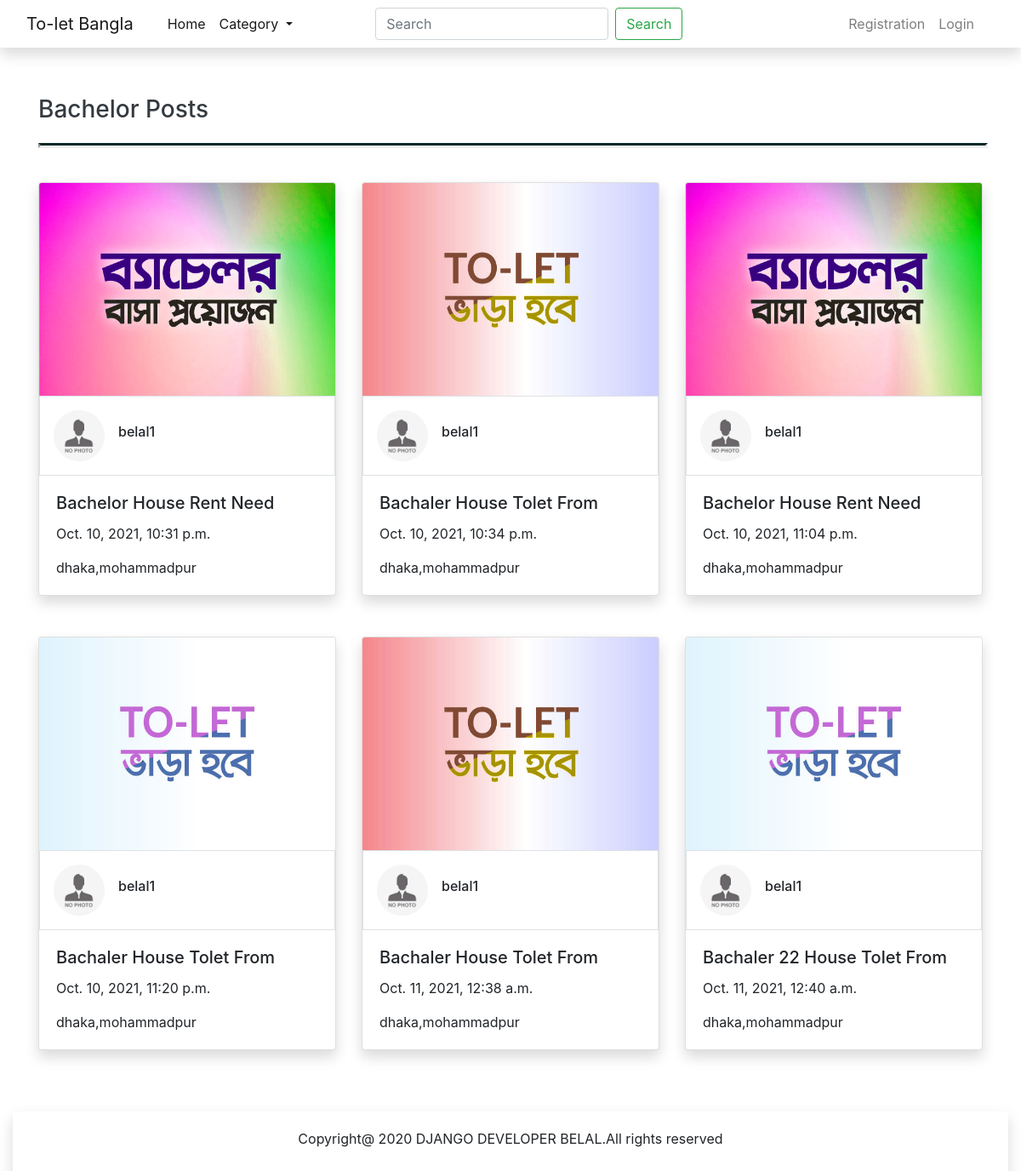
/toletCategory/Bachelor/, run on the app's committed database.
### biggaponbdapp/models.py (models this page shows, shortened)
class Category(models.Model):
    category_name =models.CharField(max_length=15)

class Userpost(models.Model):
    author =models.ForeignKey(User, on_delete=models.CASCADE)
    img = models.ImageField(blank=True, upload_to='picture', default='tolet.png')
    title = models.CharField(max_length=50)
    location = models.CharField(max_length=30)
    mobile_number = models.CharField(max_length=14)
    details = models.TextField()
    posted_date = models.DateTimeField(default=timezone.now)
    category =models.ForeignKey(Category, on_delete=models.CASCADE)
    tolet_category =models.ForeignKey(ToLetCategory, on_delete=models.CASCADE)

class Profile(models.Model):
    user =models.OneToOneField(User, on_delete=models.CASCADE)
    profileImg =models.ImageField( upload_to='profile_picture' ,default='no_img.jpg')

### biggaponbdapp/views.py (the view)
# urls.py: path('toletCategory/<name>/',views.toletCategory, name='toletCategory'),
def toletCategory (request, name):
    category =Category.objects.all()
    cat=get_object_or_404(Category,category_name=name)
    userposts =Userpost.objects.filter(category=cat.id)
    return render(request,'category.html',{'userposts':userposts, 'cat':cat, 'category':category,})

### biggaponbdapp/template/category.html
{% extends 'base.html' %}
{% load static %}
{% load imagefit%}
{% block contain %}
<section>
    <div class="container py-5" style="margin-top: 2%;">
      <h3 class="text-dark my-3" style=" height: 40px;">{{cat.category_name}} Posts</h3><hr style="  border-style:inset ;
      border-width: 3px; width: 100%; background-color: rgb(12, 46, 46);">
      <div class="row">
          {% for userpost in userposts %}
            <div class="col-12 col-md-6 col-lg-4">
              <div class="card my-4 shadow">
              <a href="{% url 'post-detail' userpost.id %}"> <img class="card-img-top"  style="width:100%; height: 250px; margin: auto; display: block;"  src="{{ userpost.img|media_resize:'600x600'}}" alt="No Image" > </a>
                <div class="media border p-3">
                  <img src="{{userpost.author.profile.profileImg.url}}" class="mr-3  rounded-circle" style="width:60px;height: 60px;">
                  <div class="media-body">
                    <h6 class="pt-3" style="text-align: left;">{{userpost.author}}</h6>
                  </div>
                </div>
                <div class="card-body">
                    <h5 class="card-title">{{userpost.title}}</h5>
                    <p class="card-text">{{userpost.posted_date}}</p>
                    <p class="card-text">{{userpost.location}}</p>
                  </div>
              </div>
            </div>
            {% endfor %}
        </div>
    </section>
{% endblock %}

### biggaponbdapp/template/base.html (shortened to what this page needs)
{% load static %}
<!DOCTYPE html>
<html lang="en">
<head>
    <link rel="stylesheet" href="https://stackpath.bootstrapcdn.com/bootstrap/4.3.1/css/bootstrap.min.css">
  </head>
<body>
<div class="container-fluid">
    <nav class="navbar fixed-top navbar-expand-lg navbar-light shadow" style=" background-color:white; ">
        <div class="container-fluid">
          <a class="navbar-brand" href="{% url 'home' %}">To-let Bangla</a>
          <div class="collapse navbar-collapse px-3" id="navbarSupportedContent" style=" background-color:white; " >
              <ul class="navbar-nav mb-2 mb-lg-0">
                 <li class="nav-item">
                   <a class="nav-link active" aria-current="page" href="{% url 'home' %}">Home</a>
                 </li>
                 <li class="nav-item dropdown">
                     <a class="nav-link active dropdown-toggle" href="#" id="navbarDropdown" role="button" data-bs-toggle="dropdown" aria-expanded="false">
                       Category
                     </a>
                   </li>
               </ul>
            <form class="d-flex mx-auto" action="{% url 'searchposts' %}" method="GET" value="{{request.GET.q}}" >
                <input class="form-control me-2" type="text" name="q" value="{{request.GET.q}}" aria-label="Search" placeholder="Search">
                <button class="btn btn-outline-success mx-2"  name="submit" value="Search">Search</button>
              </form>
            <ul class="navbar-nav mb-2 mb-lg-0 ml-auto">
               {% if user.is_authenticated %}
                    <li class="nav-item">
                        <a class="nav-link active" aria-current="page" href="{% url 'post-create' %}">Create Post</a>
                      </li>
                      <li class="nav-item">
                          <a class="nav-link active" href="{% url 'profile' %}">Profile</a>
                      </li>
                      <li class="nav-item">
                        <a class="nav-link active" aria-current="page" href="{% url 'logout' %}">Logout</a>
                      </li>
                {% else %}
                <li class="nav-item">
                  <a class="nav-link" href="{% url 'register' %}">Registration</a>
                </li>
                <li class="nav-item">
                    <a class="nav-link" href="{% url 'login' %}">Login</a>
                  </li>
              {% endif %}
            </ul>
          </div>
        </div>
      </nav>
</div>
{% block contain %}
{% endblock %}
    <div class="container-fluid">
        <div class="card-body shadow text-center"style="width:100%">
          <div class="row">
            <div class="col-12 ">
              <p>Copyright@ 2020 DJANGO DEVELOPER BELAL.All rights reserved</p>
            </div>
          </div>
        </div>
      </div>
</body>
</html>

### data on the page
Category: category_name "Bachelor"
Userpost: img|media_resize (picture), author.profile.profileImg (placeholder picture), author "belal1", title "Bachelor House Rent Need", posted_date "Oct. 10, 2021, 10:31 p.m.", location "dhaka,mohammadpur"
Userpost: img|media_resize (picture), author.profile.profileImg (placeholder picture), author "belal1", title "Bachaler House Tolet From", posted_date "Oct. 10, 2021, 10:34 p.m.", location "dhaka,mohammadpur"
Userpost: img|media_resize (picture), author.profile.profileImg (placeholder picture), author "belal1", title "Bachelor House Rent Need", posted_date "Oct. 10, 2021, 11:04 p.m.", location "dhaka,mohammadpur"
Userpost: img|media_resize (picture), author.profile.profileImg (placeholder picture), author "belal1", title "Bachaler House Tolet From", posted_date "Oct. 10, 2021, 11:20 p.m.", location "dhaka,mohammadpur"
Userpost: img|media_resize (picture), author.profile.profileImg (placeholder picture), author "belal1", title "Bachaler House Tolet From", posted_date "Oct. 11, 2021, 12:38 a.m.", location "dhaka,mohammadpur"
Userpost: img|media_resize (picture), author.profile.profileImg (placeholder picture), author "belal1", title "Bachaler 22 House Tolet From", posted_date "Oct. 11, 2021, 12:40 a.m.", location "dhaka,mohammadpur"
